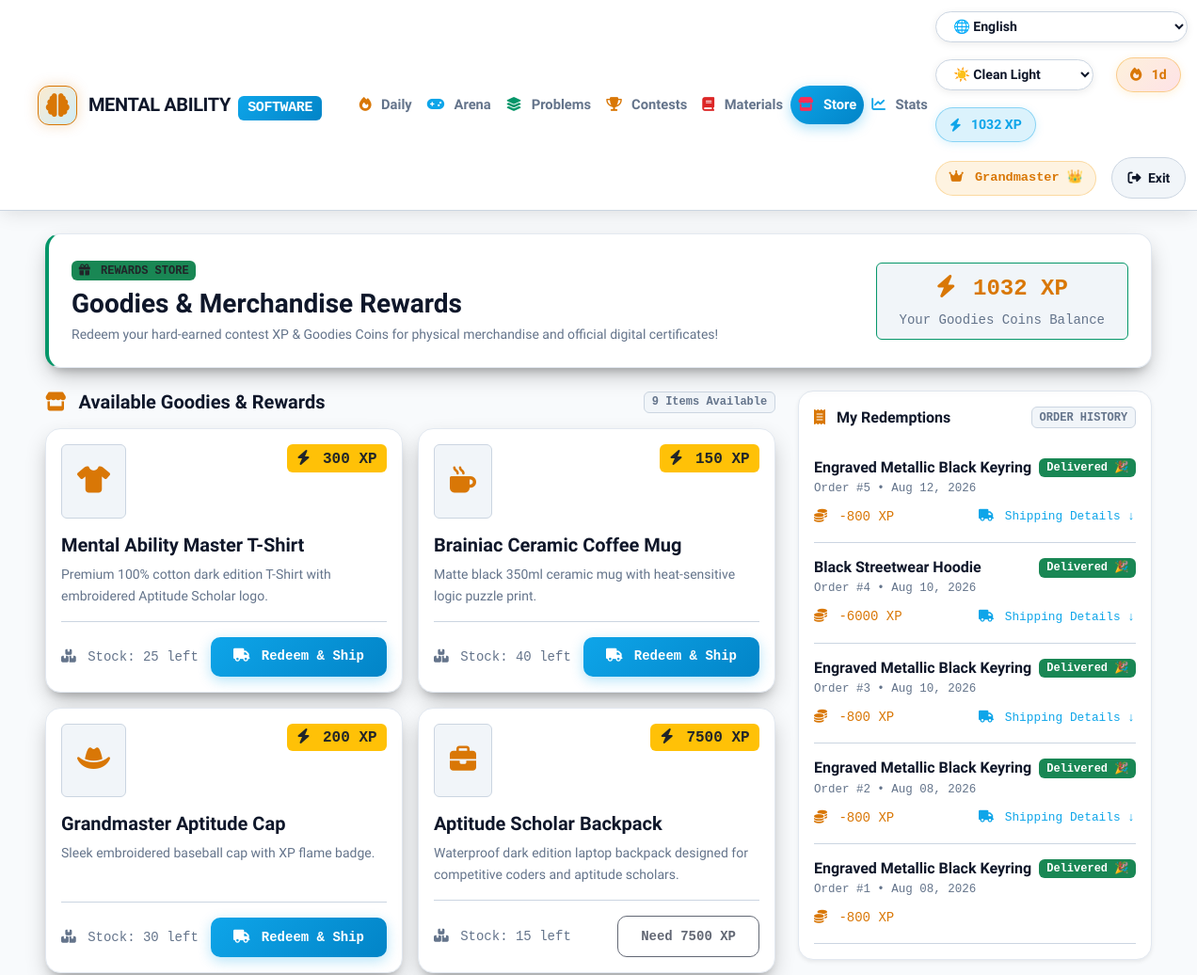
The page /goodies/ (signed in, upper part) on the database as committed earlier.
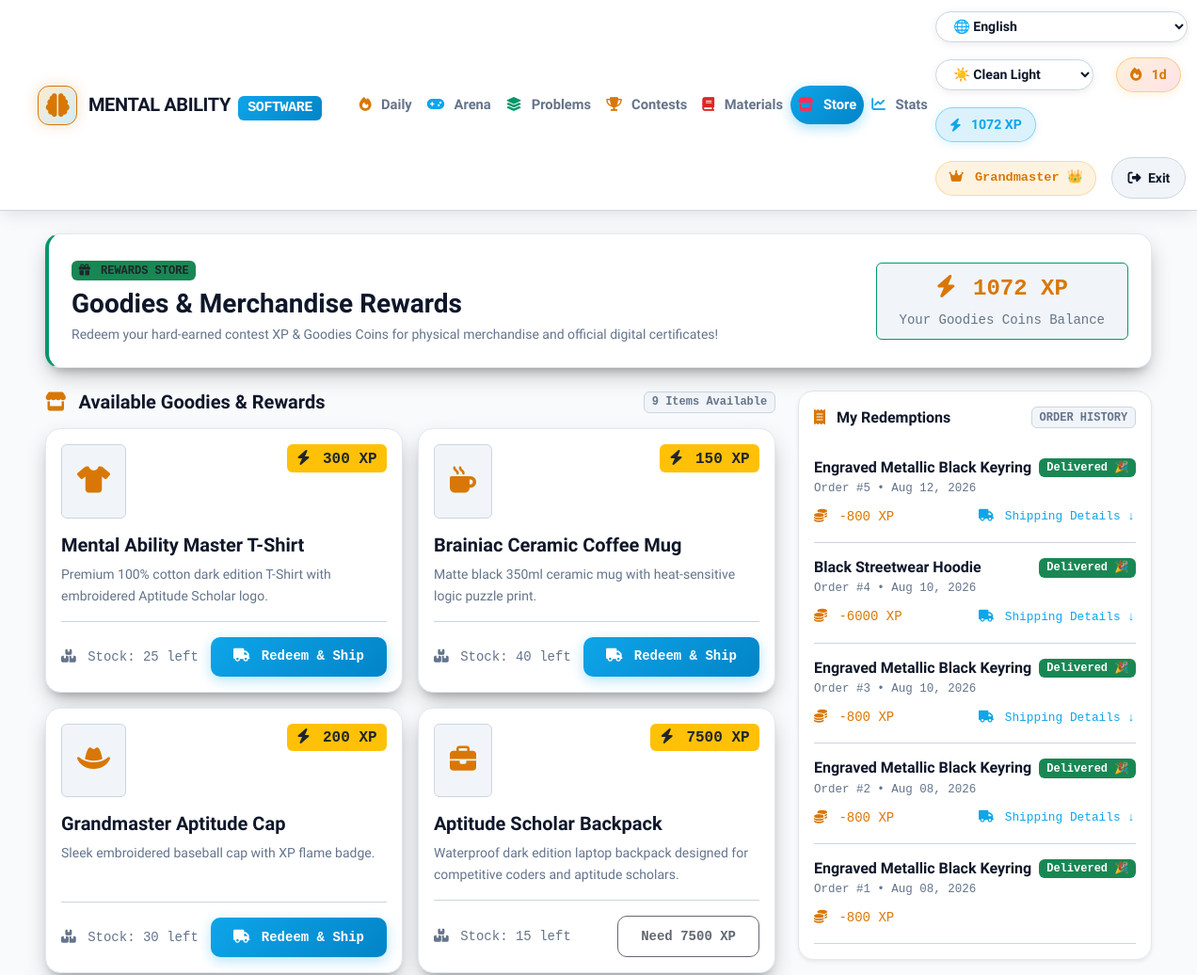
The same page on the database as committed later.
### quiz/models.py (models this page shows, shortened)
class UserProfile(models.Model):
    user = models.OneToOneField('auth.User', on_delete=models.CASCADE, related_name='profile')
    streak_count = models.IntegerField(default=0)
    last_active_date = models.DateField(null=True, blank=True)
    total_xp = models.IntegerField(default=0)
    solved_questions_count = models.IntegerField(default=0)
    @property
    def rank_title(self):
        if self.total_xp >= 1000:
            return "Grandmaster 👑"
        elif self.total_xp >= 500:
            return "Mind Master 🧠"
        elif self.total_xp >= 200:
            return "Aptitude Scholar 🎓"
        elif self.total_xp >= 50:
            return "Problem Solver ⚡"
        else:
            return "Novice Explorer"

### quiz/views.py (the view)
# urls.py: path('goodies/', views.goodies, name='goodies'),
def goodies(request):
    profile = get_or_create_user_profile(request.user) if request.user.is_authenticated else None
    goodies_list = GoodieItem.objects.all()
    user_redemptions = []
    if request.user.is_authenticated:
        user_redemptions = UserGoodieRedemption.objects.filter(user=request.user).select_related('goodie')
    context = {
        'profile': profile,
        'goodies': goodies_list,
        'redemptions': user_redemptions,
        'user_redemptions': user_redemptions,
    }
    return render(request, 'quiz/goodies.html', context)

### quiz/views.py (called while the page is built)
def get_or_create_user_profile(user):
    if not user.is_authenticated:
        return None
    profile, created = UserProfile.objects.get_or_create(user=user)
    today = timezone.now().date()
    if profile.last_active_date is None:
        profile.streak_count = 1
        profile.last_active_date = today
        profile.save()
    elif profile.last_active_date < today:
        if profile.last_active_date == today - timedelta(days=1):
            profile.streak_count += 1
        else:
            profile.streak_count = 1
        profile.last_active_date = today
        profile.save()
    return profile

### templates/quiz/goodies.html (shortened to what the changed rows need)
{% extends 'base.html' %}
{% load static %}
{% block content %}
<div class="row g-4 mb-4">
  <div class="col-12">
    <div class="lc-card p-4 position-relative overflow-hidden" style="background: var(--lc-surface); border-left: 4px solid var(--lc-easy);">
      <div class="d-flex justify-content-between align-items-center flex-wrap gap-3">
        <div class="px-4 py-2 rounded text-center" style="background-color: var(--lc-surface-hover); border: 1px solid var(--lc-easy);">
          <div class="fs-4 fw-bold font-monospace" style="color: var(--lc-amber);"><i class="fas fa-bolt me-1"></i> {{ profile.total_xp|default:0 }} XP</div>
          <small class="font-monospace" style="color: var(--lc-text-muted);">Your Goodies Coins Balance</small>
        </div>
      </div>
    </div>
  </div>
</div>
{% endblock %}

### templates/base.html (shortened to what the changed rows need)
<!DOCTYPE html>
{% load static %}
<html lang="en">
<head>
  <link href="https://cdn.jsdelivr.net/npm/bootstrap@5.3.2/dist/css/bootstrap.min.css" rel="stylesheet">
  <link rel="stylesheet" href="https://cdnjs.cloudflare.com/ajax/libs/font-awesome/6.4.0/css/all.min.css">
  <link rel="stylesheet" href="{% static 'css/global.css' %}?v=2.1">
</head>
<body>
  <nav class="navbar navbar-expand-lg navbar-dark navbar-leetcode sticky-top">
    <div class="container-fluid">
      <div class="collapse navbar-collapse" id="leetcodeNavbar">
        <div class="d-flex align-items-center gap-3 flex-wrap">
          <select id="languageSelect" class="theme-selector" title="Select UI Language" onchange="switchLanguage(this.value)">
            <option value="en">🌐 English</option>
          </select>
          <select id="themeSelect" class="theme-selector me-2" title="Switch UI Theme" onchange="switchTheme(this.value)">
            <option value="clean-light">☀️ Clean Light</option>
          </select>
          {% if user.is_authenticated %}
            <div class="streak-badge" title="Daily Activity Streak">
              <i class="fas fa-fire me-1"></i> {{ profile.streak_count|default:1 }}d
            </div>
            <div class="xp-badge" title="Total Experience Points">
              <i class="fas fa-bolt me-1"></i> {{ profile.total_xp|default:0 }} XP
            </div>
            <span class="rank-badge font-monospace d-none d-md-inline">
              <i class="fas fa-crown me-1"></i> {{ profile.rank_title|default:"Novice" }}
            </span>
            <form action="{% url 'logout' %}" method="post" class="d-inline">
              <button class="btn btn-lc-secondary btn-sm rounded-pill px-3" type="submit" title="Logout">
                <i class="fas fa-sign-out-alt me-1"></i> Exit
              </button>
            </form>
          {% else %}
            <a class="btn btn-lc-secondary btn-sm rounded-pill px-3" href="{% url 'login' %}">Log In</a>
            <a class="btn btn-lc-primary btn-sm rounded-pill px-3" href="{% url 'quiz:signup' %}">Sign Up</a>
          {% endif %}
        </div>
      </div>
    </div>
  </nav>
  <div class="container-fluid py-4 px-lg-5">
    {% block content %}{% endblock %}
  </div>
</body>
</html>

Rows that differ between the two databases and show on the page:
changed UserProfile "Grandmaster 👑": total_xp "1032" → "1072"
